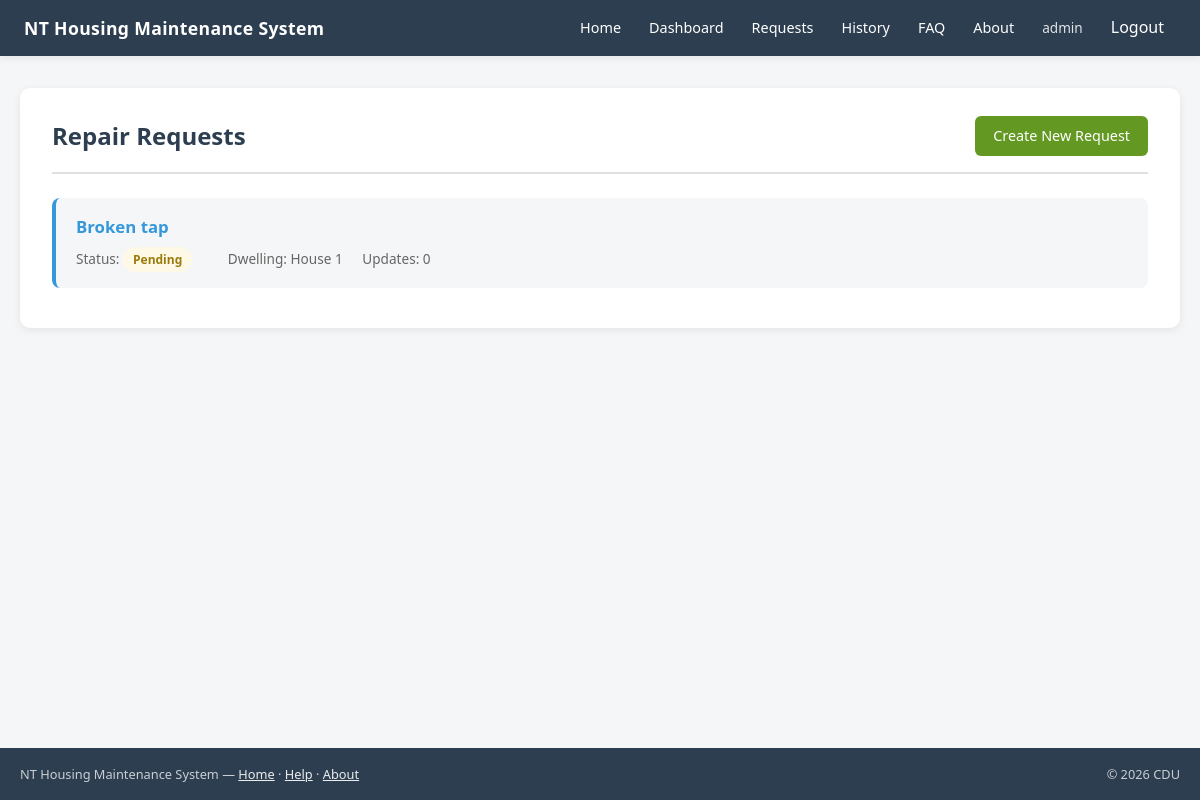
Screenshot of /requests/ (signed in) with the database file from the repository.
### housing/models.py (models this page shows, shortened)
class RepairRequest(models.Model):
    STATUS_CHOICES = [
        ("pending", "Pending"),
        ("in_progress", "In Progress"),
        ("completed", "Completed"),
    ]
    objects = RepairRequestQuerySet.as_manager()
    dwelling = models.ForeignKey(Dwelling, on_delete=models.CASCADE)
    tenant = models.ForeignKey(Tenant, on_delete=models.CASCADE)
    category = models.ForeignKey(Category, on_delete=models.CASCADE)
    created_by = models.ForeignKey(
        User,
        on_delete=models.CASCADE,
        related_name="repair_requests",
        null=True,
        blank=True,
    )
    title = models.CharField(max_length=200)
    description = models.TextField()
    status = models.CharField(
        max_length=20,
        choices=STATUS_CHOICES,
        default="pending",
    )
    created_at = models.DateTimeField(auto_now_add=True)
    updated_at = models.DateTimeField(auto_now=True)

class Dwelling(models.Model):
    DWELLING_TYPE_CHOICES = [
        ("house", "House"),
        ("unit", "Unit"),
        ("town_house", "Town House"),
        ("granny_flat", "Granny Flat"),
        ("room", "Room"),
    ]
    community = models.ForeignKey(Community, on_delete=models.CASCADE)
    address = models.CharField(max_length=255)
    dwelling_code = models.CharField(max_length=50)
    dwelling_type = models.CharField(
        max_length=20,
        choices=DWELLING_TYPE_CHOICES,
        default="unit",
    )

### housing/views.py (the view)
class RepairRequestListView(LoginRequiredMixin, RepairRequestAccessMixin, ListView):
    model = RepairRequest
    template_name = "housing/repair_request_list.html"
    context_object_name = "requests"
    login_url = "/login/"
    def get_queryset(self):
        return (
            self.get_accessible_requests()
            .select_related(
                "category",
                "dwelling",
                "tenant__user"
            )
            .prefetch_related("updates")
            .with_update_count()
            .order_by("-created_at")
        )

### housing/models.py (called while the page is built)
    def with_update_count(self):
        return self.annotate(update_count=Count("updates"))

### housing/services.py (called while the page is built)
    @staticmethod
    def is_staff_or_superuser(user):
        return (
            user.is_authenticated
            and (
                user.is_staff
                or user.is_superuser
            )
        )

### housing/views.py (called while the page is built)
    def get_accessible_requests(self):
        if PermissionService.is_staff_or_superuser(self.request.user):
            return RepairRequest.objects.all()
        return RepairRequest.objects.filter(
            Q(created_by=self.request.user) |
            Q(tenant__user=self.request.user)
        ).distinct()

### housing/templates/housing/repair_request_list.html (shortened to what this page needs)
{% extends "housing/base.html" %}
{% block content %}
<div class="container">
    <div class="page-card">
        <div class="page-header">
            <h1>Repair Requests</h1>
            <a href="{% url 'repair-request-create' %}" class="btn btn-success">Create New Request</a>
        </div>
        {% if requests %}
            <ul class="request-list">
                {% for request in requests %}
                    <li class="request-item">
                        <a href="{% url 'repair-request-detail' request.pk %}" class="title-link">
                            {{ request.title }}
                        </a>
                        <div class="request-meta">
                            <span>Status: <span class="badge badge-{{ request.status }}">{{ request.status }}</span></span>
                            <span>Dwelling: {{ request.dwelling.address }}</span>
                            <span>Updates: {{ request.update_count }}</span>
                        </div>
                    </li>
                {% endfor %}
            </ul>
        {% else %}
            <div class="empty-state">
                <p>No repair requests found.</p>
                <p><a href="{% url 'repair-request-create' %}" class="btn btn-primary">Create your first request</a></p>
            </div>
        {% endif %}
    </div>
</div>
{% endblock %}

### housing/templates/housing/base.html (shortened to what this page needs)
{% load static %}
<!DOCTYPE html>
<html lang="en">
<head>
    <link rel="stylesheet" href="{% static 'housing/css/main.css' %}">
</head>
<body>
    <header class="header">
        <div class="header-inner">
            <div class="brand">NT Housing Maintenance System</div>
            <nav class="nav">
                <a href="{% url 'home' %}">Home</a>
                <a href="{% url 'dashboard' %}">Dashboard</a>
                <a href="{% url 'repair-request-list' %}">Requests</a>
                <a href="{% url 'maintenance-history' %}">History</a>
                <a href="{% url 'faq' %}">FAQ</a>
                <a href="{% url 'about' %}">About</a>
                {% if user.is_authenticated %}
                    <span class="user-label">{{ user.username }}</span>
                    <form method="post" action="{% url 'logout' %}" class="logout-form">
                        <button type="submit" class="logout-button">Logout</button>
                    </form>
                {% else %}
                    <a href="{% url 'register' %}">Register</a>
                    <a href="{% url 'login' %}">Login</a>
                {% endif %}
            </nav>
        </div>
    </header>
    <main>
        {% block content %}{% endblock %}
    </main>
    <footer class="site-footer">
        <div class="footer-container">
            <div class="footer-left">
                NT Housing Maintenance System &mdash;
                <a href="{% url 'home' %}">Home</a> &middot;
                <a href="{% url 'faq' %}">Help</a> &middot;
                <a href="{% url 'about' %}">About</a>
            </div>
            <div class="footer-right">
                &copy; 2026 CDU
            </div>
        </div>
    </footer>
</body>
</html>

### housing/static/housing/css/main.css (style rules this page uses)
:root { --color-primary: #2c3e50; --color-primary-dark: #1a252f; --color-accent: #3498db; --color-accent-hover: #2980b9; --color-success: #639922; --color-success-bg: #eaf3de; --color-success-text: #3b6d11; --color-danger: #e74c3c; --color-purple: #9b59b6; --color-bg: #f4f6f8; --color-surface: #ffffff; --color-border: #e0e0e0; --color-text: #333333; --color-text-muted: #666666; --color-text-light: #999999; --shadow-sm: 0 2px 8px rgba(0, 0, 0, 0.08); --shadow-md: 0 4px 16px rgba(0, 0, 0, 0.1); --radius: 8px; --radius-lg: 10px; --font: "Segoe UI", system-ui, -apple-system, Arial, sans-serif; }
*, *::before, *::after { box-sizing: border-box; }
body { font-family: var(--font); background: var(--color-bg); color: var(--color-text); margin: 0; line-height: 1.6; min-height: 100vh; display: flex; flex-direction: column; }
.header { background: var(--color-primary); color: #fff; padding: 0 24px; box-shadow: var(--shadow-sm); }
.header-inner { display: flex; align-items: center; justify-content: space-between; max-width: 1400px; margin: 0 auto; min-height: 56px; flex-wrap: nowrap; gap: 12px; }
.brand { font-size: 1.1rem; font-weight: 600; letter-spacing: 0.02em; }
.nav { display: flex; gap: 4px; align-items: center; flex-wrap: nowrap; overflow-x: auto; }
.nav a, .nav span, .logout-button { color: #fff; text-decoration: none; padding: 8px 12px; border-radius: 4px; font-size: 0.9rem; }
.nav .user-label { opacity: 0.85; font-size: 0.85rem; }
.logout-form { display: inline; margin: 0; }
.logout-button { background: none; border: none; cursor: pointer; font: inherit; }
main { flex: 1; padding: 32px 20px 48px; }
.container { max-width: 1400px; margin: 0 auto; }
.page-card { background: var(--color-surface); border-radius: var(--radius-lg); padding: 28px 32px; box-shadow: var(--shadow-sm); }
.page-header { display: flex; justify-content: space-between; align-items: center; flex-wrap: wrap; gap: 16px; margin-bottom: 24px; padding-bottom: 16px; border-bottom: 2px solid var(--color-border); }
.page-header h1, .page-header h2 { margin: 0; font-size: 1.5rem; color: var(--color-primary); }
h1, h2, h3 { color: var(--color-primary); line-height: 1.3; }
h1 { font-size: 1.75rem; margin-top: 0; }
a { color: var(--color-accent); }
.btn { display: inline-block; padding: 10px 18px; border-radius: 6px; font-size: 0.9rem; font-weight: 500; text-decoration: none; border: none; cursor: pointer; font-family: inherit; line-height: 1.4; transition: background 0.15s ease; }
.btn-success { background: var(--color-success); color: #fff; }
.request-list { list-style: none; padding: 0; margin: 0; }
.request-item { background: var(--color-bg); border-radius: var(--radius); padding: 16px 20px; margin-bottom: 12px; border-left: 4px solid var(--color-accent); transition: box-shadow 0.15s; }
.request-item a.title-link { font-size: 1.05rem; font-weight: 600; text-decoration: none; }
.request-meta { font-size: 0.85rem; color: var(--color-text-muted); margin-top: 6px; }
.request-meta span { display: inline-block; margin-right: 16px; }
.badge { display: inline-block; padding: 3px 10px; border-radius: 12px; font-size: 0.75rem; font-weight: 600; text-transform: capitalize; }
.badge-pending { background: #fef9e7; color: #9a7b0a; }
.site-footer { background: var(--color-primary); color: rgba(255, 255, 255, 0.75); padding: 16px 20px; font-size: 0.8rem; }
.footer-container { max-width: 1400px; margin: 0 auto; display: flex; justify-content: space-between; align-items: center; gap: 20px; }
.footer-left { flex: 1; }
.footer-right { text-align: right; white-space: nowrap; }
.site-footer a { color: rgba(255, 255, 255, 0.9); }

### rows the page displays
RepairRequest: title "Broken tap", status "Pending", dwelling.address "House 1", update_count "0"

### other values shown
{{ user.username }} "admin"
